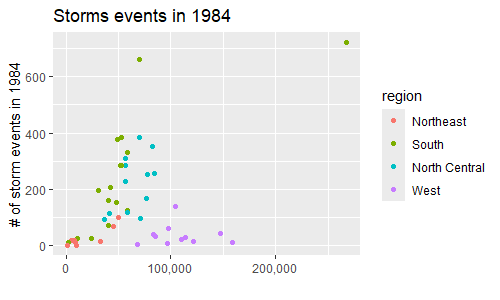

Write R code to recreate this figure.
# getwd()

if (!require(dplyr)) install.packages("tidyverse")
if (!require(dplyr)) install.packages("dplyr")
if (!require(dplyr)) install.packages("ggplot2")
library(tidyverse)
library(dplyr)
library(ggplot2)

# 1
data <- read_csv('StormEvents_details-ftp_v1.0_d1984_c20220425.csv')

# head(data,7)

# 2
data <- data[c("BEGIN_YEARMONTH","EPISODE_ID","STATE","STATE_FIPS","CZ_NAME","CZ_TYPE","CZ_FIPS","EVENT_TYPE")] %>%
  #3
  arrange(STATE) %>%
  
  #4
  mutate(STATE = str_to_title(STATE), CZ_NAME = str_to_title(CZ_NAME)) %>%

  #5
  filter(CZ_TYPE=="C") %>%
  select(-c("CZ_TYPE")) %>%
  
  #6
  mutate(STATE_FIPS = str_pad(data$STATE_FIPS, width = 3, side = "left", pad = "0"), CZ_FIPS = str_pad(data$CZ_FIPS, width = 3, side = "left", pad = "0")) %>%
  unite("FIPS", c("STATE_FIPS", "CZ_FIPS")) %>%
  
  #7
  rename_all(tolower)

#8
us_states <- data.frame(state = state.name, region = state.region, area = state.area)

#9
count <- data.frame(table(data$state)) %>% rename(c("state"="Var1"))
merged <- merge(count,us_states,"state")

#10
plot <- ggplot(merged,
               aes(x = area, y = Freq)) +
        geom_point(aes(color= region)) +
        labs(x = "Land area (sq mi)",
             y = "# of storm events in 1984") +
        ggtitle("Storms events in 1984") +
        scale_x_continuous(name = "",labels = scales::comma)
plot
